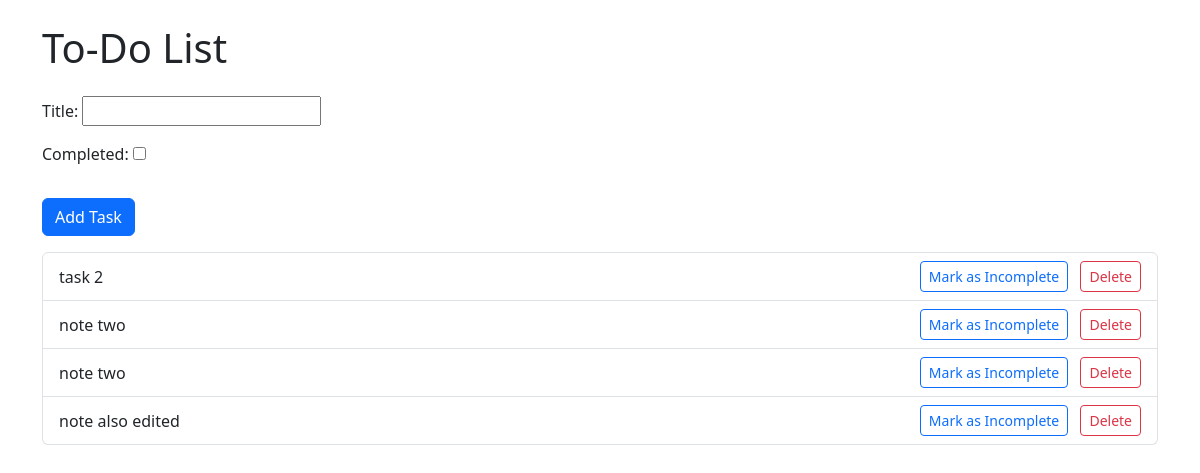
Before: / (signed in) with the older database file.
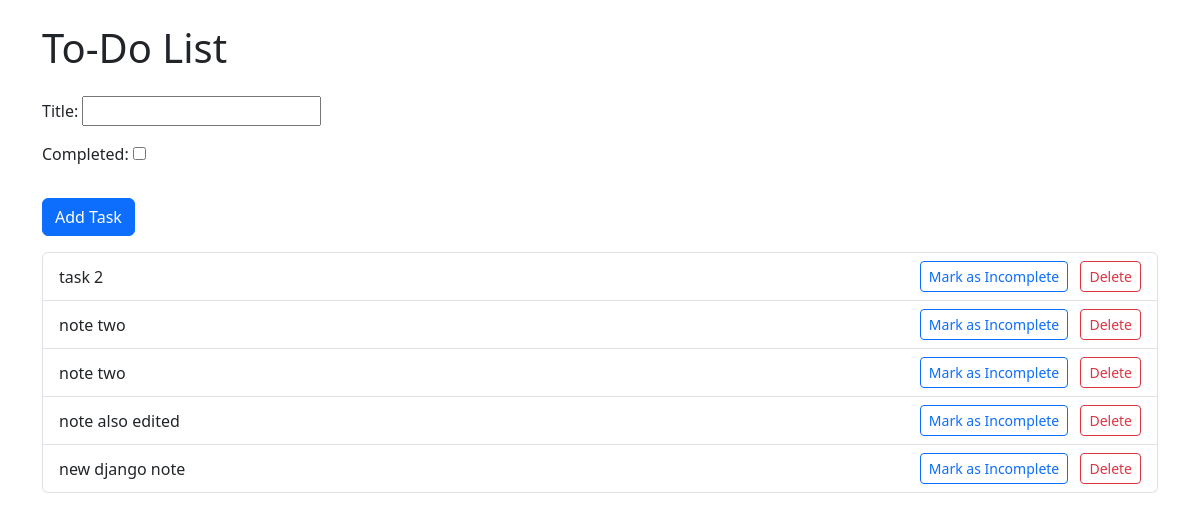
After: the same page with the newer database file.
### tasks/models.py (models this page shows, shortened)
class Task(models.Model):
    user = models.ForeignKey(User, on_delete=models.CASCADE)
    title = models.CharField(max_length=200)
    completed = models.BooleanField(default=False)
    created_at = models.DateTimeField(auto_now_add=True)

### tasks/views.py (the view, shortened to what this page needs)
# urls.py: path('', views.TaskList, name='task_list'),
@login_required
def TaskList(request):
    tasks = Task.objects.filter(user = request.user)
    form = TaskForm()
    return render(request, 'tasks/task_list.html', {'tasks': tasks, 'form': form})

### tasks/forms.py
class TaskForm(forms.ModelForm):
    class Meta:
        model = Task
        fields =['title', 'completed']

### tasks/templates/tasks/task_list.html (shortened to what this page needs)
<!DOCTYPE html>
<html>
<head>
    <link rel="stylesheet" href="https://cdn.jsdelivr.net/npm/bootstrap@5.3.3/dist/css/bootstrap.min.css">
</head>
<body>
    <div class="container">
        <h1 class="my-4">To-Do List</h1>
        <form method="POST">
            {{ form.as_p }}
            <button type="submit" class="btn btn-primary my-3">Add Task</button>
        </form>
        <ul class="list-group">
            {% for task in tasks %}
            <li class="list-group-item d-flex justify-content-between align-items-center">
                {{ task.title }}
                <div>
                    <a href="{% url 'task_update' task.id %}" class="btn btn-sm btn-outline-primary me-2">
                        {% if task.completed %}
                        Mark as Incomplete
                        {% else %}
                        Mark as Complete
                        {% endif %}
                    </a>
                    <form action="{% url 'task_delete' task.id %}" method="POST" class="d-inline">
                        <button type="submit" class="btn btn-sm btn-outline-danger">Delete</button>
                    </form>
                </div>
            </li>
            {% endfor %}
        </ul>
    </div>
</body>
</html>

Changed rows visible on the page:
added Task: title "new django note", completed "Mark as Incomplete"
